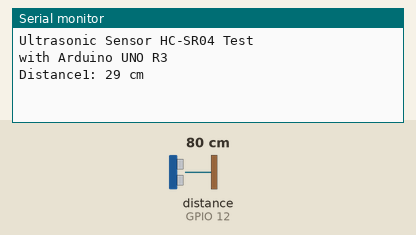
A sketch run on a simulated ESP8266 (NodeMCU). Parts: the last lines printed to the serial monitor. Wiring (inferred from the names in the program): ultrasonic range finder: trigger GPIO 13; echo GPIO 12. The inputs (shaded band) are chosen by the test bench; at power-on: distance to the obstacle (sensor on GPIO 12) 80 cm. The echo pulse lasts 58.3 µs per cm.

Above: at 1.2 s.
1.3 s: distance to the obstacle (sensor on GPIO 12) set to 2 cm
At 1.8 s:
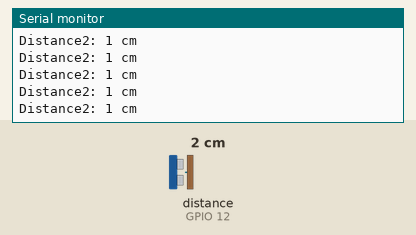
4.3 s: distance to the obstacle (sensor on GPIO 12) set to 18 cm
At 5.1 s:
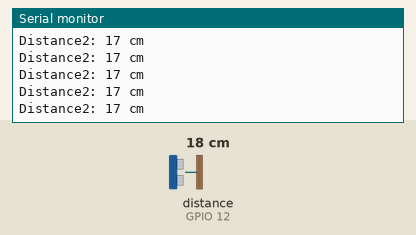
13.3 s: distance to the obstacle (sensor on GPIO 12) set to 4 cm
At 13.8 s:
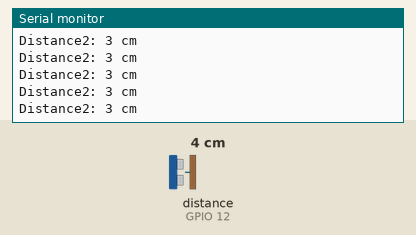
Timing chart, 0 to 16.3 s (numbered marks = the images above; inputs shaded):
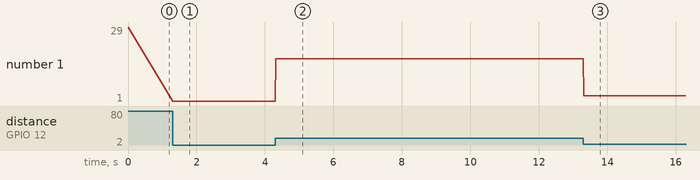

Measured:
- after the input at 1.3 s, the serial monitor: prints a new line at once (image 1)
- after the input at 4.3 s, the serial monitor: prints a new line at once (image 2)
- after the input at 13.3 s, the serial monitor: prints a new line at once (image 3)
- plotted number 1: 1 → 17 after the input at 4.3 s, 17 → 3 after the input at 13.3 s

The sketch:

ultrasoninc_sensor.ino
```cpp
// ---------------------------------------------------------------- //
// Arduino Ultrasoninc Sensor HC-SR04
// Re-writed by Arbi Abdul Jabbaar
// Using Arduino IDE 1.8.7
// Using HC-SR04 Module
// Tested on 17 September 2019
// ---------------------------------------------------------------- //

#define echoPin 12 // attach pin D2 Arduino to pin Echo of HC-SR04
#define trigPin 13 //attach pin D3 Arduino to pin Trig of HC-SR04
#include <ESP8266WiFi.h>
#include <PubSubClient.h>

// defines variables
long duration; // variable for the duration of sound wave travel
int distance1; // variable for the distance measurement
int distance2;

void setup() {
  pinMode(trigPin, OUTPUT); // Sets the trigPin as an OUTPUT
  pinMode(echoPin, INPUT); // Sets the echoPin as an INPUT
  Serial.begin(9600); // // Serial Communication is starting with 9600 of baudrate speed
  Serial.println("Ultrasonic Sensor HC-SR04 Test"); // print some text in Serial Monitor
  Serial.println("with Arduino UNO R3");
  digitalWrite(trigPin, LOW);
  delayMicroseconds(2);
  digitalWrite(trigPin, HIGH);
  delayMicroseconds(10);
  digitalWrite(trigPin, LOW);
  duration = pulseIn(echoPin, HIGH);
  distance1 = duration * 0.034 / 2 - 50;
  Serial.begin(9600);
  if (distance1 != 0) {
    Serial.print("Distance1: ");
    Serial.print(distance1);
    Serial.println(" cm");
  }
}
void loop() {
  // Clears the trigPin condition
  digitalWrite(trigPin, LOW);
  delayMicroseconds(2);
  // Sets the trigPin HIGH (ACTIVE) for 10 microseconds
  digitalWrite(trigPin, HIGH);
  delayMicroseconds(10);
  digitalWrite(trigPin, LOW);
  // Reads the echoPin, returns the sound wave travel time in microseconds
  duration = pulseIn(echoPin, HIGH);
  // Calculating the distance
  distance2 = duration * 0.034 / 2; // Speed of sound wave divided by 2 (go and back)
  // Displays the distance on the Serial Monitor
  if (distance1 > distance2) {
    if (distance2 < 2000) {
      Serial.print("Distance2: ");
      Serial.print(distance2);
      Serial.println(" cm");
    }
  }
}
```
